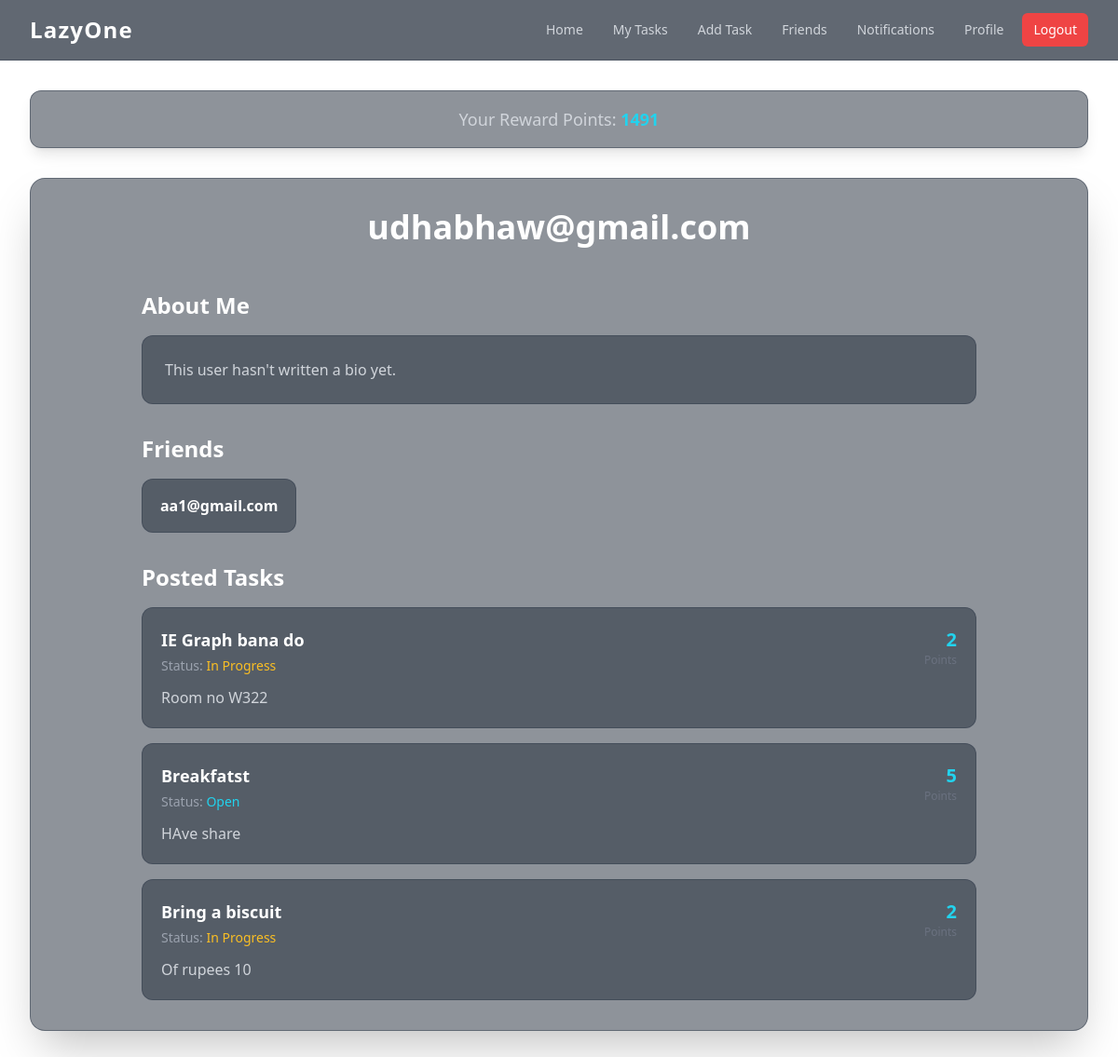
The app's page /user/6/ (signed in), older data.
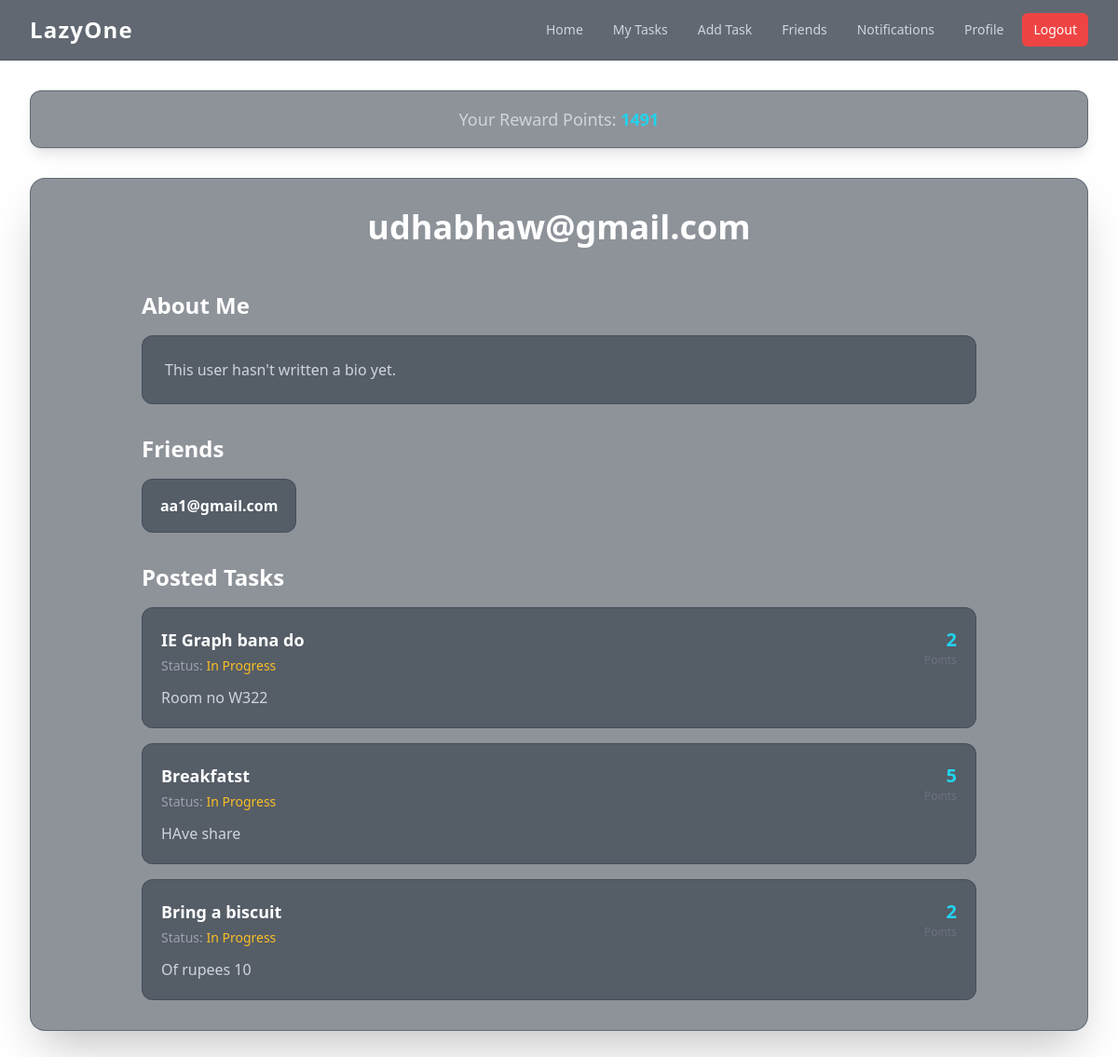
The same page, newer data.
### basic/models.py (models this page shows, shortened)
class Task(models.Model):
    title = models.CharField(max_length=200)
    description = models.TextField()
    reward = models.PositiveIntegerField()
    posted_by = models.ForeignKey(User, on_delete=models.CASCADE, related_name='posted_tasks')
    created_at = models.DateTimeField(auto_now_add=True)
    is_taken = models.BooleanField(default=False)
    taken_by = models.ForeignKey(User, on_delete=models.SET_NULL, null=True, blank=True, related_name='taken_tasks')
    is_completed = models.BooleanField(default=False)

### basic/views.py (the view)
# urls.py: path('user/<int:user_id>/', views.user_profile_view, name='user_profile'), # This is for viewing other users' profiles
@login_required(login_url='/login')
def user_profile_view(request, user_id):
    viewed_user = get_object_or_404(User, id=user_id)
    viewed_profile = get_object_or_404(UserProfile, user=viewed_user)
    posted_tasks = Task.objects.filter(posted_by=viewed_user).order_by('-created_at')
    user_friends = viewed_profile.friends.all()
    context = {
        'viewed_profile': viewed_profile,
        'posted_tasks': posted_tasks,
        'user_friends': user_friends
    }
    return render(request, 'user_profile.html', context)

### basic/context_processors.py (called while the page is built)
def firebase_keys(request):
    return {
        'FIREBASE_API_KEY': settings.FIREBASE_API_KEY,
        'FIREBASE_AUTH_DOMAIN': settings.FIREBASE_AUTH_DOMAIN,
        'FIREBASE_PROJECT_ID': settings.FIREBASE_PROJECT_ID,
        'FIREBASE_STORAGE_BUCKET': settings.FIREBASE_STORAGE_BUCKET,
        'FIREBASE_MESSAGING_SENDER_ID': settings.FIREBASE_MESSAGING_SENDER_ID,
        'FIREBASE_APP_ID': settings.FIREBASE_APP_ID,
    }

### basic/templates/user_profile.html (shortened to what this page needs)
{% extends 'base.html' %}
{% block content %}
<div class="max-w-4xl mx-auto">
    <div class="text-center mb-12">
        <h1 class="text-4xl font-bold text-white">{{ viewed_profile.user.username }}</h1>
    </div>
    <div class="space-y-8">
        <div>
            <h2 class="text-2xl font-bold text-white mb-4">About Me</h2>
            <div class="bg-gray-800/50 border border-gray-700/50 rounded-xl p-6">
                <p class="text-gray-300">{{ viewed_profile.bio|default:"This user hasn't written a bio yet." }}</p>
            </div>
        </div>
        <div>
            <h2 class="text-2xl font-bold text-white mb-4">Friends</h2>
            <div class="grid grid-cols-2 sm:grid-cols-3 md:grid-cols-4 lg:grid-cols-5 gap-4">
                {% for friend_profile in user_friends %}
                    <a href="{% url 'user_profile' friend_profile.user.id %}" class="bg-gray-800/50 border border-gray-700/50 rounded-xl p-4 text-center hover:bg-gray-700/50 hover:border-cyan-500/50 transition-colors duration-200">
                        <p class="text-white font-semibold truncate">{{ friend_profile.user.username }}</p>
                    </a>
                {% empty %}
                    <div class="col-span-full bg-gray-800/50 border border-gray-700/50 rounded-xl p-8 text-center">
                        <p class="text-gray-400">This user has no friends yet.</p>
                    </div>
                {% endfor %}
            </div>
        </div>
        <div>
            <h2 class="text-2xl font-bold text-white mb-4">Posted Tasks</h2>
            <div class="space-y-4">
                {% for task in posted_tasks %}
                    <div class="bg-gray-800/50 border border-gray-700/50 rounded-xl p-5 transition-all duration-300 hover:shadow-cyan-500/20 hover:shadow-lg hover:border-cyan-500/50">
                        <div class="flex justify-between items-start">
                            <div>
                                <h3 class="text-lg font-bold text-white">{{ task.title }}</h3>
                                <p class="text-sm text-gray-400 mt-1">
                                    Status:
                                    {% if task.is_completed %}<span class="text-green-400">Completed</span>
                                    {% elif task.is_taken %}<span class="text-amber-400">In Progress</span>
                                    {% else %}<span class="text-cyan-400">Open</span>
                                    {% endif %}
                                </p>
                            </div>
                            <div class="text-right flex-shrink-0 ml-4">
                                <p class="text-xl font-semibold text-cyan-400">{{ task.reward }}</p>
                                <p class="text-xs text-gray-500">Points</p>
                            </div>
                        </div>
                        <p class="text-gray-300 mt-3">{{ task.description }}</p>
                    </div>
                {% empty %}
                    <div class="bg-gray-800/50 border border-gray-700/50 rounded-xl p-8 text-center">
                        <p class="text-gray-400">This user has not posted any tasks.</p>
                    </div>
                {% endfor %}
            </div>
        </div>
    </div>
</div>
{% endblock %}

Row changes from the older to the newer data that the page shows:
changed Task "Breakfatst": is_taken "Open" → "In Progress"
